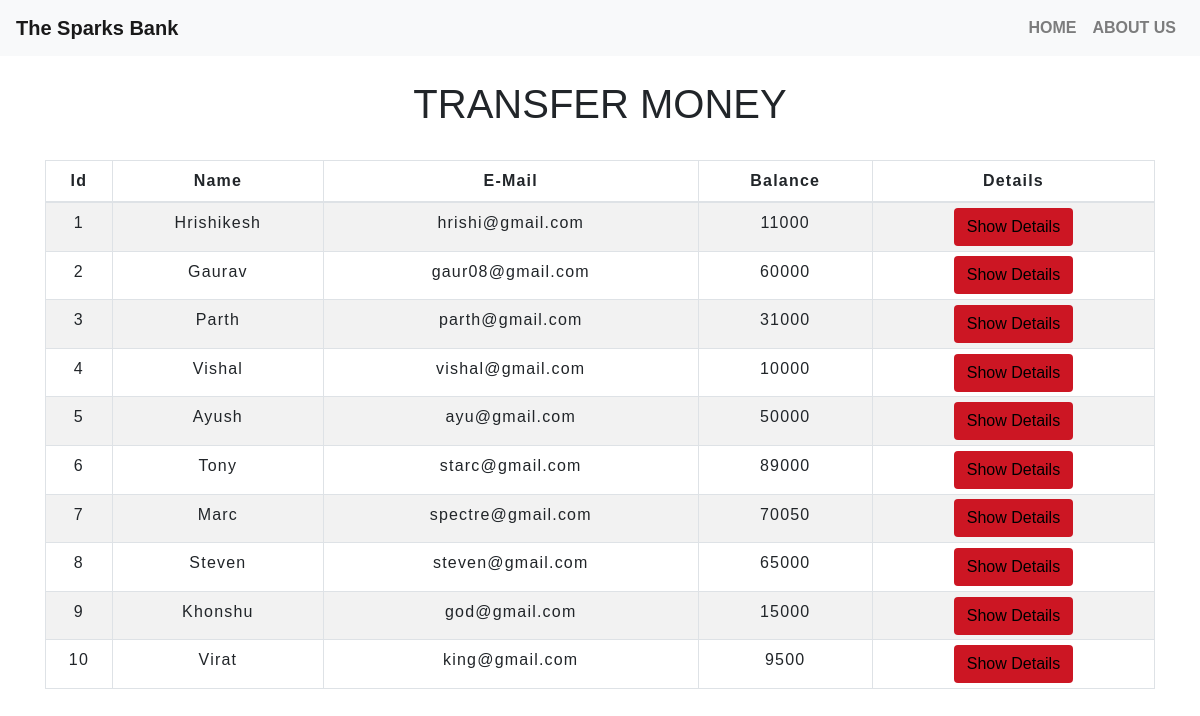
The app's page /transfermoney.php with its own data.
### tables this page shows
CREATE TABLE `users` (
  `id` int(5) NOT NULL,
  `name` text NOT NULL,
  `email` varchar(30) NOT NULL,
  `balance` int(8) NOT NULL
);

### transfermoney.php (the view, shortened to what this page needs)
<!DOCTYPE html>
<html lang="en">
<head>
    <link rel="stylesheet" href="https://maxcdn.bootstrapcdn.com/bootstrap/4.0.0/css/bootstrap.min.css">
    <link rel="stylesheet" type="text/css" href="css/table.css">
</head>
<body>
<?php
    include 'config.php';
    $sql = "SELECT * FROM users";
    $result = mysqli_query($conn,$sql);
?>
<?php
  include 'name.php';
?>
<div class="container">
        <h2 class="text-center pt-4">TRANSFER MONEY</h2>
        <br>
            <div class="row">
                <div class="col">
                    <div class="table-responsive-sm">
                    <table class="table table-hover table-sm table-striped table-condensed table-bordered">
                        <thead>
                            <tr>
                            <th scope="col" class="text-center py-2">Id</th>
                            <th scope="col" class="text-center py-2">Name</th>
                            <th scope="col" class="text-center py-2">E-Mail</th>
                            <th scope="col" class="text-center py-2">Balance</th>
                            <th scope="col" class="text-center py-2">Details</th>
                            </tr>
                        </thead>
                    <tbody>
                <?php
                    while($rows=mysqli_fetch_assoc($result)){
                ?>
                    <tr>
                        <td class="py-2"><?php echo $rows['id'] ?></td>
                        <td class="py-2"><?php echo $rows['name']?></td>
                        <td class="py-2"><?php echo $rows['email']?></td>
                        <td class="py-2"><?php echo $rows['balance']?></td>
                        <td><a href="selecteduserdetail.php?id= <?php echo $rows['id'] ;?>"> <button type="button" class="btn">Show Details</button></a></td>
                    </tr>
                <?php
                    }
                ?>
                        </tbody>
                    </table>
                    </div>
                </div>
            </div>
         </div>
</body>
</html>

### name.php (shortened to what this page needs)
<nav class="navbar navbar-expand-md navbar-light bg-light">
   <a class="navbar-brand" href="index.php"><b> The Sparks Bank</b></a>
   <div class="collapse navbar-collapse" id="collapsibleNavbar">
         <ul class="navbar-nav ml-auto">
           <li class="nav-item">
             <a class="nav-link" href="index.php"><b>HOME</b></a>
           </li>
           <li class="nav-item">
             <a class="nav-link" href="about.php"><b>ABOUT US</b></a>
           </li>
    </div>
</nav>

### table.css (style rules this page uses)
* { padding: 0; margin: 0; box-sizing: border-box; font-family: sans-serif; }
h2 { font-size: 40px; }
table { letter-spacing: 1.2px; }
td { text-align: center; }
button { border:rgb(88, 163, 122); background: #f00808; transition: 1s; }

### transfermoney.php (style rules this page uses)
body { background-image:url("transfer.jpg") ; background-position: center; background-size: cover; height: 100vh; }
button { transition: 1.5s; background-color: #cc1623; }

### records on screen
users: id "1", name "Hrishikesh", email "hrishi@gmail.com", balance "11000"
users: id "2", name "Gaurav", email "gaur08@gmail.com", balance "60000"
users: id "3", name "Parth", email "parth@gmail.com", balance "31000"
users: id "4", name "Vishal", email "vishal@gmail.com", balance "10000"
users: id "5", name "Ayush", email "ayu@gmail.com", balance "50000"
users: id "6", name "Tony", email "starc@gmail.com", balance "89000"
users: id "7", name "Marc", email "spectre@gmail.com", balance "70050"
users: id "8", name "Steven", email "steven@gmail.com", balance "65000"
users: id "9", name "Khonshu", email "god@gmail.com", balance "15000"
users: id "10", name "Virat", email "king@gmail.com", balance "9500"
